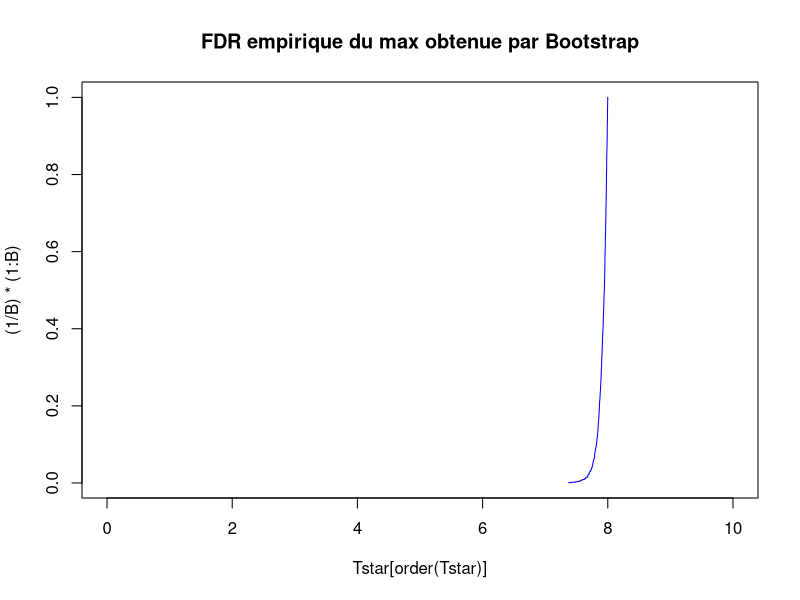

The R script that drew this image:
#valeurs extremes
#premier exemple : loi uniforme

N=100000;
bn=100;
theta=8;
X=runif(N,0,theta);

T=cummax(X);
S=cummin(X);

#sous-echantillonage : methode de Monte Carlo
#tirage sans remise de B echantillons
B=1000;
Tstar=rep(0,B);
for (k in 1:B ){
	i=sample(1:N,bn,replace=FALSE);
	Tstar[k]=max(X[i]);
	}

plot(Tstar[order(Tstar)],(1/B)*(1:B),col='blue',type='s',xlim=c(0,10))
title(main='FDR empirique du max obtenue par Bootstrap')